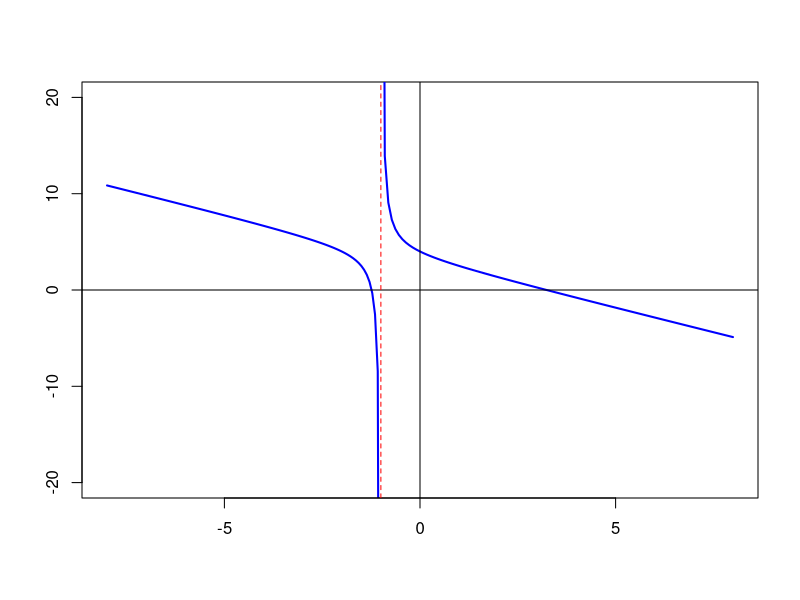
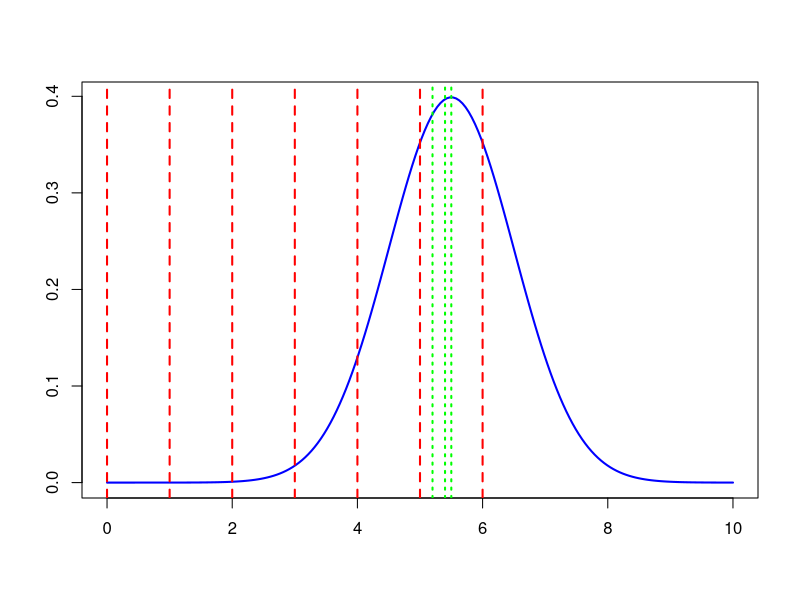

Generate these figures, in order, with R:
## ---- chunk 1
f_numeric <- function(x) {
  (1 / (x + 1)) + (3 - x)
}

# Dibujar la función
curve(f_numeric, from = -8,    to = -1.01, col = "blue", lwd = 2, xlim=c(-8,8), ylim=c(-20, 20), ylab="", xlab="")  
curve(f_numeric, from = -0.99, to = 8,     col = "blue", lwd = 2, add=TRUE)

abline(v = 0, lty = 1) # Ejes 
abline(h = 0, lty = 1) 
abline(v = -1, col = "red", lty = 2)  # asíntota vertical

## ---- chunk 2
x = seq(0, 10, length = 200)
y = dnorm(x, mean = 5.5, sd = 1)
plot(x, y, type = "l", lwd = 2, col = "blue", xlab="", ylab="")

for (i in seq(0,6)) abline(v = i, col = "red", lwd = 2, lty = 2)   

abline(v = 5.2, col = "green", lwd = 2, lty = 3)
abline(v = 5.4, col = "green", lwd = 2, lty = 3)
abline(v = 5.5, col = "green", lwd = 2, lty = 3)
